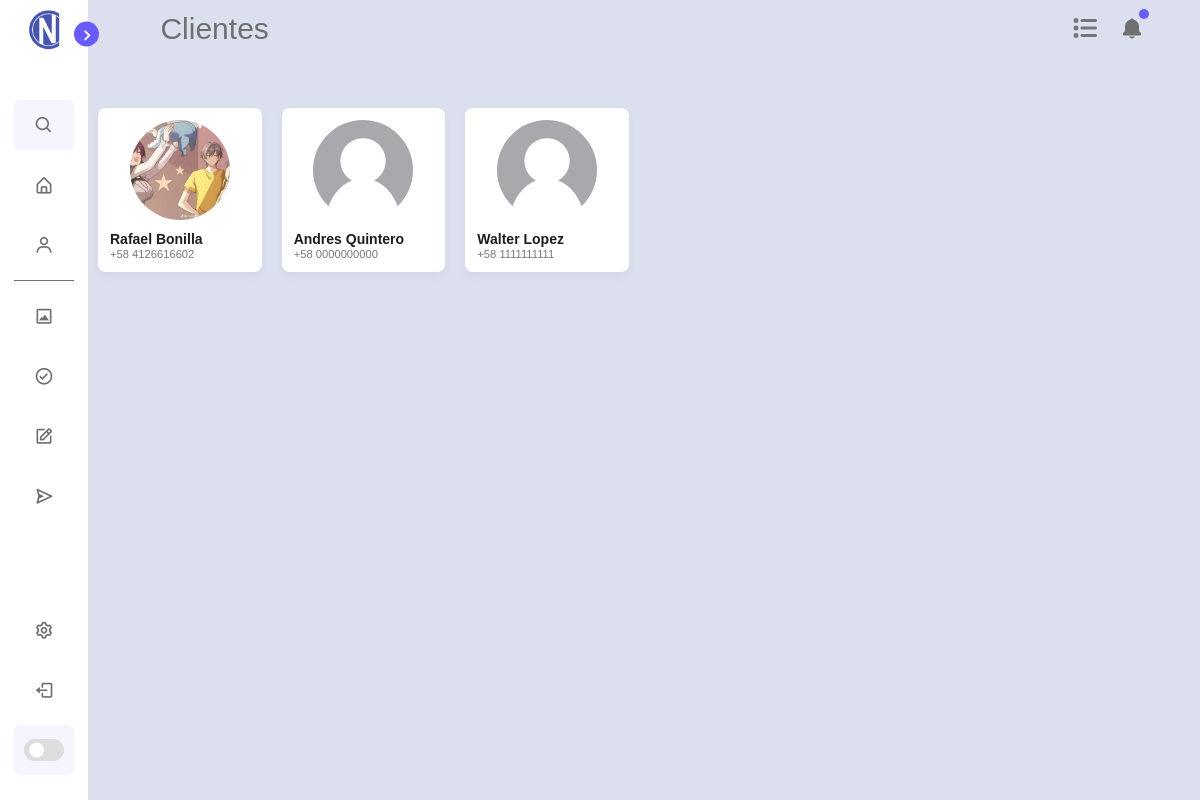
Page /Clients (signed in) on the earlier database version.
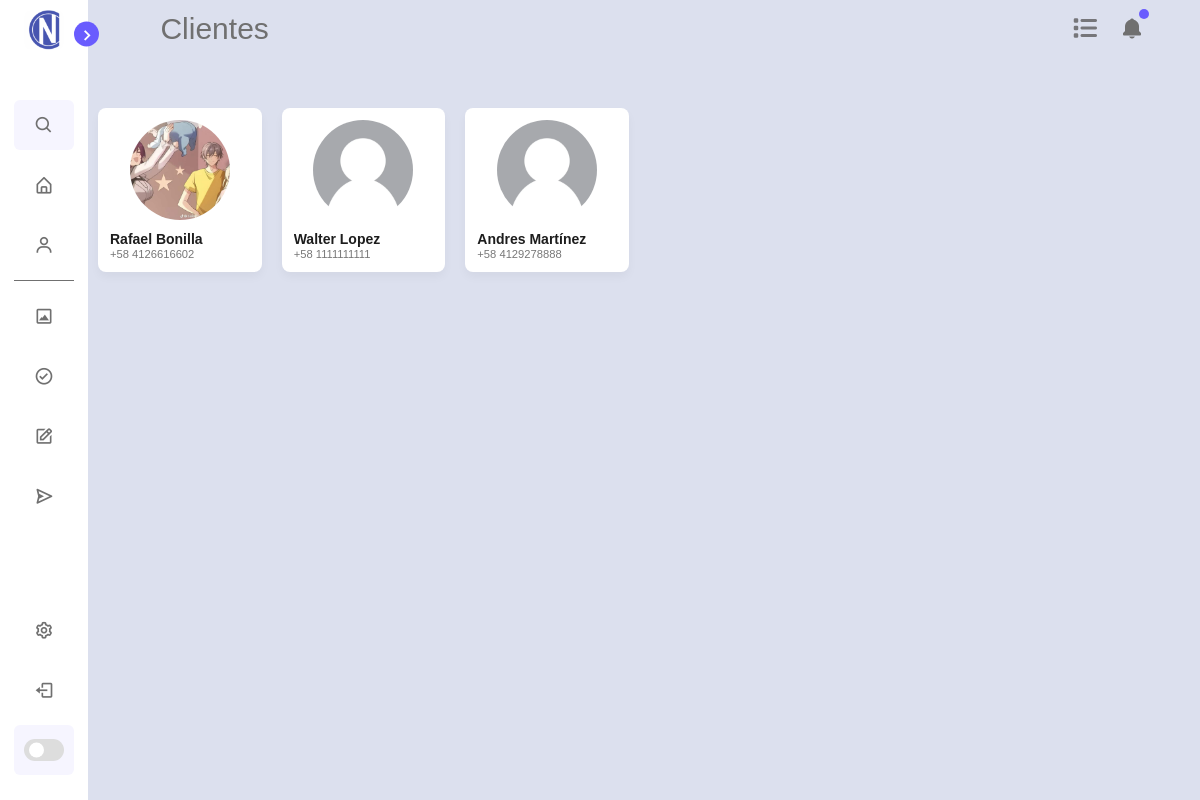
Same page on the later database version.
### tables this page shows
CREATE TABLE clientProject ( projectClientId INTEGER PRIMARY KEY AUTOINCREMENT, projectClientName TEXT, projectClientNumber TEXT );

### App.py (the view)
@app.route("/Clients")
def clients():
    clients = try_clients()
    return clients

### App.py (called while the page is built)
@app.before_request
def before_request():
    global current_user
    if "username" in session:
        g.user = session["username"]
        current_user = session["username"]
    else:
        g.user = ["vacio", "vacio"]
        current_user = g.user

### library/DB.py (called while the page is built)
def get_clients():
    conn = sqlite3.connect('library/database.db')
    cursor = conn.cursor()
    cursor.execute("SELECT projectClientName,ProjectClientNumber,projectClientId FROM clientProject")
    filas = cursor.fetchall()
    clientes= []
    for elemento in filas:
        if elemento not in clientes:
            clientes.append(elemento)
    return clientes

### library/URLs.py (called while the page is built)
def try_clients():
    if g.user==["vacio","vacio"]:
        flash("Debe de iniciar sesión primero.")
        return redirect(url_for('login'))
    else:
        cliente=get_clients()
        return render_template("clients.html",user=g.user,cliente=cliente,os=os)

### templates/clients.html (shortened to what this page needs)
<!DOCTYPE html>
<html lang="en">
<head>
    <link rel="stylesheet" href="../static/css/main.css">
    <link rel="stylesheet" href="../static/css/clients.css">
    <link rel="stylesheet" href="../static/css/scrollbar.css">
    <link rel="stylesheet" href="https://cdnjs.cloudflare.com/ajax/libs/font-awesome/6.4.2/css/all.min.css">
    <link href='https://unpkg.com/boxicons@2.1.1/css/boxicons.min.css' rel='stylesheet'>
</head>
<body>
    <nav class="sidebar close">
        <header>
            <div class="image-text">
                <span class="image">
                    <img src="../static/img/icon.ico" alt="iconcopy">
                </span>
            </div>
            <i class='bx bx-chevron-right toggle'></i>
        </header>
        <div class="menu-bar">
            <div class="menu">
                <li class="search-box">
                    <i class='bx bx-search icon'></i>
                </li>
                <ul class="menu-links" id="home">
                    <li class="nav-link">
                        <a href="{{ url_for('home') }}">
                            <i class='bx bx-home-alt icon'></i>
                        </a>
                    </li>
                    <li class="nav-link" id="client">
                        <a href="{{ url_for('clients') }}">
                            <i class='bx bx-user icon'></i>
                        </a>
                    </li>
                </ul>
                <hr class="separator">
                <ul class="menu-links">
                    <li class="nav-link" id="diseño">
                        <a href="{{ url_for('design') }}">
                            <i class='bx bx-image-alt icon'></i>
                        </a>
                    </li>
                    <li class="nav-link" id="aprobacion">
                        <a href="{{ url_for('approval') }}">
                            <i class='bx bx-check-circle icon'></i>
                        </a>
                    </li>
                    <li class="nav-link" id="elaboracion">
                        <a href="{{ url_for('crafting') }}">
                            <i class='bx bx-edit icon'></i>
                        </a>
                    </li>
                    <li class="nav-link" id="entrega">
                        <a href="{{ url_for('ending') }}">
                            <i class='bx bx-send icon'></i>
                        </a>
                    </li>
                </ul>
            </div>
            <div class="bottom-content">
                <li class="">
                    <a href="{{ url_for('settings') }}">
                        <i class='bx bx-cog icon'></i>
                    </a>
                <li class="">
                    <a href="{{ url_for('logout') }}">
                        <i class='bx bx-log-out icon'></i>
                    </a>
                </li>
                <li class="mode">
                    <div class="toggle-switch">
                        <span class="switch"></span>
                    </div>
                </li>
            </div>
        </div>
    </nav>
    <section class="home">
        <div class="home-header">
            <div class="text">Clientes</div>
            <div class="sort-dropdown">
                <button class="sort-btn" type="button" onclick="toggleDropdown()">
                    <i class="fa-solid fa-list"></i>
                </button>
            </div>
            <div class="notification-container">
                <div class="notification-indicator" id="notificationIndicator"></div>
                <button class="notification-button" id="notificationButton">
                    <i class="bx bxs-bell"></i>
                </button>
            </div>
        </div>
        <div class="card-list-client">
            {% for item in cliente %}
            <a href="{{ url_for('client', client=item[0] )}}" style="text-decoration: none;" class="client-link">
                <div class="card-client">
                    {% if os.path.exists('uploads/' + item[0] + '.png') %}
                        <img src="../uploads/{{item[0]}}.png" alt="User Image">
                    {% else %}
                        <img src="../static/img/user-default.png" alt="User Image">
                    {% endif %}
                    <p class="default-client-name">{{item[0]}}</p>
                    <p class="client-company">{{item[1]}}</p>
                </div>
            </a>
            {% endfor %}
    </section>
  </body>
</html>

Differences in the rows shown:
removed clientProject: projectClientName "Andres Quintero", projectClientNumber "+58 0000000000"
added clientProject: projectClientName "Andres Martínez", projectClientNumber "+58 4129278888"
